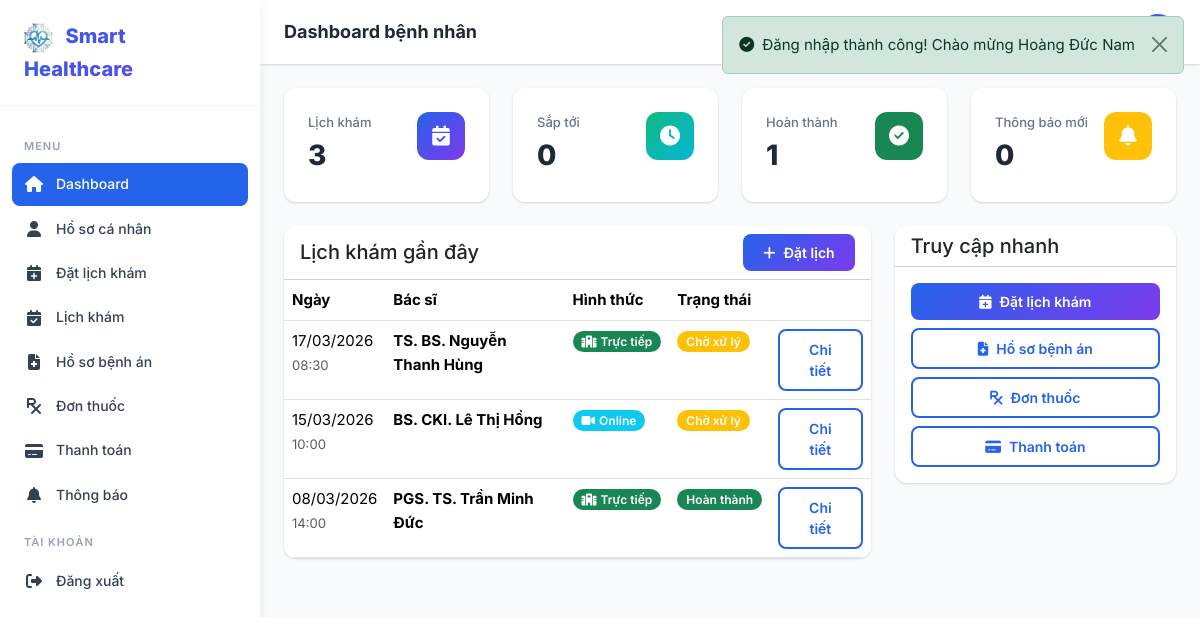
The app's page /patient/dashboard (signed in) with its own data.
### tables this page shows
CREATE TABLE appointments (
    id INT AUTO_INCREMENT PRIMARY KEY,
    patient_id INT NOT NULL,
    doctor_id INT NOT NULL,
    service_id INT DEFAULT NULL,
    appointment_type_id INT NOT NULL,
    appointment_date DATE NOT NULL,
    appointment_time TIME NOT NULL,
    status ENUM('pending','confirmed','in_progress','completed','cancelled') DEFAULT 'pending',
    symptoms TEXT DEFAULT NULL,
    notes TEXT DEFAULT NULL,
    address TEXT DEFAULT NULL COMMENT 'Địa chỉ khám tại nhà',
    qr_code VARCHAR(255) DEFAULT NULL,
    created_at TIMESTAMP DEFAULT CURRENT_TIMESTAMP,
    updated_at TIMESTAMP DEFAULT CURRENT_TIMESTAMP ON UPDATE CURRENT_TIMESTAMP,
    INDEX idx_appt_patient (patient_id),
    INDEX idx_appt_doctor (doctor_id),
    INDEX idx_appt_date (appointment_date),
    INDEX idx_appt_status (status),
    INDEX idx_appt_qr (qr_code),
    FOREIGN KEY (patient_id) REFERENCES patients(id) ON DELETE CASCADE,
    FOREIGN KEY (doctor_id) REFERENCES doctors(id) ON DELETE CASCADE,
    FOREIGN KEY (service_id) REFERENCES services(id) ON DELETE SET NULL,
    FOREIGN KEY (appointment_type_id) REFERENCES appointment_types(id) ON DELETE RESTRICT
);

CREATE TABLE users (
    id INT AUTO_INCREMENT PRIMARY KEY,
    role_id INT NOT NULL,
    email VARCHAR(255) NOT NULL UNIQUE,
    password VARCHAR(255) NOT NULL,
    full_name VARCHAR(255) NOT NULL,
    phone VARCHAR(20) DEFAULT NULL,
    avatar VARCHAR(500) DEFAULT NULL,
    status ENUM('active','inactive','banned') DEFAULT 'active',
    created_at TIMESTAMP DEFAULT CURRENT_TIMESTAMP,
    updated_at TIMESTAMP DEFAULT CURRENT_TIMESTAMP ON UPDATE CURRENT_TIMESTAMP,
    INDEX idx_users_email (email),
    INDEX idx_users_role (role_id),
    INDEX idx_users_status (status),
    FOREIGN KEY (role_id) REFERENCES roles(id) ON DELETE RESTRICT
);

### app/controllers/PatientController.php (called while the page is built, shortened)
<?php
class PatientController extends Controller
{
    public function dashboard(): void
    {
        $patient = (new Patient())->findByUserId(Auth::id());
        $appointmentModel = new Appointment();
        $notifModel = new Notification();
        $this->view('patient/dashboard', [
            'title'         => 'Dashboard bệnh nhân',
            'patient'       => $patient,
            'appointments'  => $patient ? $appointmentModel->byPatient($patient['id']) : [],
            'unreadNotifs'  => $notifModel->unreadCount(Auth::id()),
        ], 'dashboard');
    }
}

### public/index.php (called while the page is built, shortened)
<?php
require_once APP_PATH . '/helpers/functions.php';
$url = isset($_GET['url']) ? rtrim($_GET['url'], '/') : '';
$router = new Router();
$router->dispatch($url);

### app/core/Model.php (called while the page is built, shortened)
<?php
class Model
{
    protected static ?PDO $db = null;
    public static function setDatabase(PDO $pdo): void
    {
        self::$db = $pdo;
    }
    protected function db(): PDO
    {
        return self::$db;
    }
    public function query(string $sql, array $params = []): array
    {
        $stmt = $this->db()->prepare($sql);
        $stmt->execute($params);
        return $stmt->fetchAll();
    }
}

### app/models/Appointment.php (called while the page is built, shortened)
<?php
class Appointment extends Model
{
    public function byPatient(int $patientId): array
    {
        return $this->query(
            "SELECT a.*, ud.full_name as doctor_name, s.name as specialty_name,
                    at.display_name as type_name
             FROM appointments a
             JOIN doctors d ON a.doctor_id = d.id
             JOIN users ud ON d.user_id = ud.id
             LEFT JOIN specialties s ON d.specialty_id = s.id
             JOIN appointment_types at ON a.appointment_type_id = at.id
             WHERE a.patient_id = ?
             ORDER BY a.appointment_date DESC, a.appointment_time DESC",
            [$patientId]
        );
    }
}

### app/views/patient/dashboard.php (the view, shortened to what this page needs)
<div class="row g-4 mb-4">
    <div class="col-sm-6 col-xl-3"><div class="stat-card"><div class="d-flex justify-content-between"><div><div class="stat-label">Lịch khám</div><div class="stat-value"><?= count($appointments) ?></div></div><div class="stat-icon bg-gradient-primary"><i class="fas fa-calendar-check"></i></div></div></div></div>
    <div class="col-sm-6 col-xl-3"><div class="stat-card"><div class="d-flex justify-content-between"><div><div class="stat-label">Sắp tới</div><div class="stat-value"><?= count(array_filter($appointments, fn($a) => $a['status'] === 'confirmed')) ?></div></div><div class="stat-icon bg-gradient-accent"><i class="fas fa-clock"></i></div></div></div></div>
    <div class="col-sm-6 col-xl-3"><div class="stat-card"><div class="d-flex justify-content-between"><div><div class="stat-label">Hoàn thành</div><div class="stat-value"><?= count(array_filter($appointments, fn($a) => $a['status'] === 'completed')) ?></div></div><div class="stat-icon bg-success"><i class="fas fa-check-circle"></i></div></div></div></div>
    <div class="col-sm-6 col-xl-3"><div class="stat-card"><div class="d-flex justify-content-between"><div><div class="stat-label">Thông báo mới</div><div class="stat-value"><?= $unreadNotifs ?></div></div><div class="stat-icon bg-warning"><i class="fas fa-bell"></i></div></div></div></div>
</div>
<div class="row g-4">
    <div class="col-lg-8">
        <div class="card card-custom">
            <div class="card-header bg-white d-flex justify-content-between align-items-center">
                <h5 class="mb-0">Lịch khám gần đây</h5>
                <a href="<?= url('/patient/appointments/book') ?>" class="btn btn-sm btn-gradient"><i class="fas fa-plus me-2"></i>Đặt lịch</a>
            </div>
            <div class="card-body p-0">
                <div class="table-responsive"><table class="table mb-0">
                    <thead><tr><th>Ngày</th><th>Bác sĩ</th><th>Hình thức</th><th>Trạng thái</th><th></th></tr></thead>
                    <tbody>
                        <?php foreach (array_slice($appointments, 0, 5) as $a): ?>
                        <tr>
                            <td><?= format_date($a['appointment_date']) ?><br><small class="text-muted"><?= format_time($a['appointment_time']) ?></small></td>
                            <td><strong><?= e($a['doctor_name'] ?? '') ?></strong></td>
                            <td><?= appointment_type_label($a['appointment_type_id'] ?? 1) ?></td>
                            <td><?= status_badge($a['status']) ?></td>
                            <td><a href="<?= url('/patient/appointments/' . $a['id']) ?>" class="btn btn-sm btn-outline-primary">Chi tiết</a></td>
                        </tr>
                        <?php endforeach; ?>
                    </tbody>
                </table></div>
            </div>
        </div>
    </div>
    <div class="col-lg-4">
        <div class="card card-custom">
            <div class="card-header bg-white"><h5 class="mb-0">Truy cập nhanh</h5></div>
            <div class="card-body">
                <a href="<?= url('/patient/appointments/book') ?>" class="btn btn-gradient w-100 mb-2"><i class="fas fa-calendar-plus me-2"></i>Đặt lịch khám</a>
                <a href="<?= url('/patient/medical-records') ?>" class="btn btn-outline-primary w-100 mb-2"><i class="fas fa-file-medical me-2"></i>Hồ sơ bệnh án</a>
                <a href="<?= url('/patient/prescriptions') ?>" class="btn btn-outline-primary w-100 mb-2"><i class="fas fa-prescription me-2"></i>Đơn thuốc</a>
                <a href="<?= url('/patient/payments') ?>" class="btn btn-outline-primary w-100"><i class="fas fa-credit-card me-2"></i>Thanh toán</a>
            </div>
        </div>
    </div>
</div>

### app/helpers/functions.php (shortened to what this page needs)
<?php
function e(?string $value): string
{
    return htmlspecialchars($value ?? '', ENT_QUOTES, 'UTF-8');
}
function url(string $path = ''): string
{
    return BASE_URL . $path;
}
function format_date(?string $date): string
{
    return date('d/m/Y', strtotime($date));
}
function format_time(?string $time): string
{
    return date('H:i', strtotime($time));
}
function status_badge(string $status): string
{
    $map = [
        'active'      => ['Hoạt động', 'success'],
        'inactive'    => ['Ngừng', 'secondary'],
        'banned'      => ['Khóa', 'danger'],
        'pending'     => ['Chờ xử lý', 'warning'],
        'confirmed'   => ['Đã xác nhận', 'info'],
        'in_progress' => ['Đang khám', 'primary'],
        'completed'   => ['Hoàn thành', 'success'],
        'cancelled'   => ['Đã hủy', 'danger'],
        'dispensed'   => ['Đã cấp', 'success'],
        'failed'      => ['Thất bại', 'danger'],
        'refunded'    => ['Hoàn tiền', 'warning'],
    ];
    $info = $map[$status] ?? [$status, 'secondary'];
    return '<span class="badge bg-' . $info[1] . '">' . $info[0] . '</span>';
}
function appointment_type_label(int $type): string
{
    return match($type) {
        1 => '<span class="badge bg-success"><i class="fas fa-hospital me-1"></i>Trực tiếp</span>',
        2 => '<span class="badge bg-info"><i class="fas fa-video me-1"></i>Online</span>',
        3 => '<span class="badge bg-warning"><i class="fas fa-home me-1"></i>Tại nhà</span>',
        default => '<span class="badge bg-secondary">Khác</span>',
    };
}

### app/core/Router.php (shortened to what this page needs)
<?php
class Router
{
    private array $routes = [];
    private function addRoute(string $method, string $uri, string $action): void
    {
        $pattern = preg_replace('/\{([a-zA-Z_]+)\}/', '(?P<$1>[^/]+)', $uri);
        $pattern = '#^' . $pattern . '$#';
        $this->routes[] = [
            'method'  => $method,
            'pattern' => $pattern,
            'action'  => $action,
        ];
    }
    public function dispatch(string $url): void
    {
        $method = $_SERVER['REQUEST_METHOD'];
        foreach ($this->routes as $route) {
            if ($route['method'] !== $method) continue;
            if (preg_match($route['pattern'], $url, $matches)) {
                $params = array_filter($matches, 'is_string', ARRAY_FILTER_USE_KEY);
                [$controllerName, $actionName] = explode('@', $route['action']);
                $controller = new $controllerName();
                call_user_func_array([$controller, $actionName], $params);
                return;
            }
        }
    }
}

### assets/css/style.css (style rules this page uses)
:root { --primary: #2563eb; --primary-dark: #1d4ed8; --primary-light: #dbeafe; --accent: #10b981; --accent-dark: #059669; --danger: #ef4444; --warning: #f59e0b; --info: #06b6d4; --dark: #1e293b; --dark-2: #334155; --gray: #64748b; --gray-light: #94a3b8; --light: #f1f5f9; --lighter: #f8fafc; --white: #ffffff; --shadow: 0 1px 3px rgba(0,0,0,.1), 0 1px 2px rgba(0,0,0,.06); --shadow-md: 0 4px 6px rgba(0,0,0,.07), 0 2px 4px rgba(0,0,0,.06); --shadow-lg: 0 10px 15px rgba(0,0,0,.1), 0 4px 6px rgba(0,0,0,.05); --radius: 0.75rem; --radius-sm: 0.5rem; --sidebar-width: 260px; --topbar-height: 64px; --transition: all 0.3s ease; --font: 'Inter', -apple-system, BlinkMacSystemFont, sans-serif; --gradient-primary: linear-gradient(135deg, #2563eb 0%, #7c3aed 100%); --gradient-accent: linear-gradient(135deg, #10b981 0%, #06b6d4 100%); --gradient-hero: linear-gradient(135deg, #1e3a8a 0%, #7c3aed 50%, #2563eb 100%); }
* { margin: 0; padding: 0; box-sizing: border-box; }
body { font-family: var(--font); font-size: 0.9375rem; color: var(--dark); background: var(--lighter); line-height: 1.6; -webkit-font-smoothing: antialiased; }
a { color: var(--primary); text-decoration: none; transition: var(--transition); }
.card-custom { border: none; border-radius: var(--radius); box-shadow: var(--shadow); transition: var(--transition); overflow: hidden; background: var(--white); }
.stat-card { border: none; border-radius: var(--radius); padding: 1.5rem; background: var(--white); box-shadow: var(--shadow); transition: var(--transition); position: relative; overflow: hidden; }
.stat-card .stat-icon { width: 48px; height: 48px; border-radius: 12px; display: flex; align-items: center; justify-content: center; font-size: 1.25rem; color: #fff; }
.stat-card .stat-value { font-size: 1.75rem; font-weight: 800; color: var(--dark); }
.stat-card .stat-label { color: var(--gray); font-size: 0.8125rem; font-weight: 500; }
.btn { border-radius: var(--radius-sm); font-weight: 600; font-size: 0.875rem; padding: 0.5rem 1.25rem; transition: var(--transition); }
.btn-gradient { background: var(--gradient-primary); color: #fff; border: none; }
.btn-outline-primary { border: 2px solid var(--primary); color: var(--primary); }
.badge { font-weight: 600; font-size: 0.75rem; padding: 0.35em 0.75em; border-radius: 50px; }
.bg-gradient-primary { background: var(--gradient-primary) !important; }
.bg-gradient-accent { background: var(--gradient-accent) !important; }

### records on screen
appointments: appointment_date "17/03/2026", appointment_time "08:30", users.full_name "TS. BS. Nguyễn Thanh Hùng", appointment_type "Trực tiếp", status "Chờ xử lý"
appointments: appointment_date "15/03/2026", appointment_time "10:00", users.full_name "BS. CKI. Lê Thị Hồng", appointment_type "Online", status "Chờ xử lý"
appointments: appointment_date "08/03/2026", appointment_time "14:00", users.full_name "PGS. TS. Trần Minh Đức", appointment_type "Trực tiếp", status "Hoàn thành"
